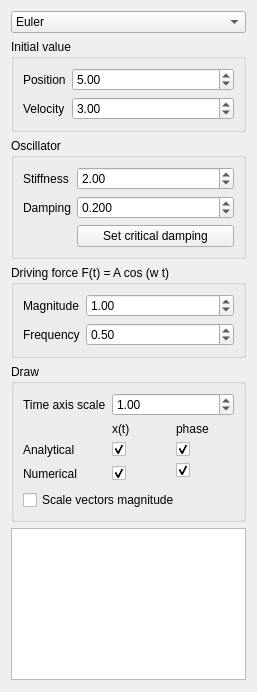
<?xml version="1.0" encoding="UTF-8"?>
<ui version="4.0">
 <class>WidgetTestIntegrators</class>
 <widget class="QWidget" name="WidgetTestIntegrators">
  <property name="geometry">
   <rect>
    <x>0</x>
    <y>0</y>
    <width>257</width>
    <height>692</height>
   </rect>
  </property>
  <property name="maximumSize">
   <size>
    <width>260</width>
    <height>16777215</height>
   </size>
  </property>
  <property name="windowTitle">
   <string>Form</string>
  </property>
  <layout class="QVBoxLayout" name="verticalLayout">
   <item>
    <widget class="QComboBox" name="integrator">
     <item>
      <property name="text">
       <string>Euler</string>
      </property>
     </item>
     <item>
      <property name="text">
       <string>Symplectic Euler</string>
      </property>
     </item>
     <item>
      <property name="text">
       <string>Midpoint</string>
      </property>
     </item>
     <item>
      <property name="text">
       <string>RK2 (Heun)</string>
      </property>
     </item>
     <item>
      <property name="text">
       <string>RK4</string>
      </property>
     </item>
     <item>
      <property name="text">
       <string>Verlet</string>
      </property>
     </item>
    </widget>
   </item>
   <item>
    <widget class="QGroupBox" name="groupBox_2">
     <property name="title">
      <string>Initial value</string>
     </property>
     <layout class="QFormLayout" name="formLayout_2">
      <item row="0" column="0">
       <widget class="QLabel" name="label_6">
        <property name="text">
         <string>Position</string>
        </property>
       </widget>
      </item>
      <item row="0" column="1">
       <widget class="QDoubleSpinBox" name="initialPos">
        <property name="minimum">
         <double>-10.000000000000000</double>
        </property>
        <property name="maximum">
         <double>10.000000000000000</double>
        </property>
        <property name="value">
         <double>5.000000000000000</double>
        </property>
       </widget>
      </item>
      <item row="1" column="0">
       <widget class="QLabel" name="label_5">
        <property name="text">
         <string>Velocity</string>
        </property>
       </widget>
      </item>
      <item row="1" column="1">
       <widget class="QDoubleSpinBox" name="initialVel">
        <property name="minimum">
         <double>-10.000000000000000</double>
        </property>
        <property name="maximum">
         <double>10.000000000000000</double>
        </property>
        <property name="value">
         <double>3.000000000000000</double>
        </property>
       </widget>
      </item>
     </layout>
    </widget>
   </item>
   <item>
    <widget class="QGroupBox" name="groupBox">
     <property name="title">
      <string>Oscillator</string>
     </property>
     <layout class="QFormLayout" name="formLayout">
      <item row="0" column="0">
       <widget class="QLabel" name="label">
        <property name="text">
         <string>Stiffness</string>
        </property>
       </widget>
      </item>
      <item row="0" column="1">
       <widget class="QDoubleSpinBox" name="stiffness">
        <property name="maximum">
         <double>1000.000000000000000</double>
        </property>
        <property name="value">
         <double>2.000000000000000</double>
        </property>
       </widget>
      </item>
      <item row="1" column="0">
       <widget class="QLabel" name="label_2">
        <property name="text">
         <string>Damping</string>
        </property>
       </widget>
      </item>
      <item row="1" column="1">
       <widget class="QDoubleSpinBox" name="damping">
        <property name="decimals">
         <number>3</number>
        </property>
        <property name="maximum">
         <double>1000.000000000000000</double>
        </property>
        <property name="singleStep">
         <double>0.100000000000000</double>
        </property>
        <property name="value">
         <double>0.200000000000000</double>
        </property>
       </widget>
      </item>
      <item row="2" column="1">
       <widget class="QPushButton" name="btnCriticalDamp">
        <property name="text">
         <string>Set critical damping</string>
        </property>
       </widget>
      </item>
     </layout>
    </widget>
   </item>
   <item>
    <widget class="QGroupBox" name="groupBox_3">
     <property name="title">
      <string>Driving force F(t) = A cos (w t)</string>
     </property>
     <layout class="QFormLayout" name="formLayout_3">
      <item row="0" column="0">
       <widget class="QLabel" name="label_3">
        <property name="text">
         <string>Magnitude</string>
        </property>
       </widget>
      </item>
      <item row="0" column="1">
       <widget class="QDoubleSpinBox" name="forceMagnitude">
        <property name="maximum">
         <double>1000.000000000000000</double>
        </property>
        <property name="value">
         <double>1.000000000000000</double>
        </property>
       </widget>
      </item>
      <item row="1" column="0">
       <widget class="QLabel" name="label_4">
        <property name="text">
         <string>Frequency</string>
        </property>
       </widget>
      </item>
      <item row="1" column="1">
       <widget class="QDoubleSpinBox" name="forceFrequency">
        <property name="maximum">
         <double>1000.000000000000000</double>
        </property>
        <property name="value">
         <double>0.500000000000000</double>
        </property>
       </widget>
      </item>
     </layout>
    </widget>
   </item>
   <item>
    <widget class="QGroupBox" name="groupBox_4">
     <property name="title">
      <string>Draw</string>
     </property>
     <layout class="QGridLayout" name="gridLayout_2">
      <item row="2" column="2">
       <widget class="QCheckBox" name="drawPhaseAnalytic">
        <property name="text">
         <string/>
        </property>
        <property name="checked">
         <bool>true</bool>
        </property>
       </widget>
      </item>
      <item row="3" column="2">
       <widget class="QCheckBox" name="drawPhaseNumerical">
        <property name="text">
         <string/>
        </property>
        <property name="checked">
         <bool>true</bool>
        </property>
       </widget>
      </item>
      <item row="3" column="1" rowspan="2">
       <widget class="QCheckBox" name="drawOscillationNumerical">
        <property name="text">
         <string/>
        </property>
        <property name="checked">
         <bool>true</bool>
        </property>
       </widget>
      </item>
      <item row="2" column="0">
       <widget class="QLabel" name="label_11">
        <property name="text">
         <string>Analytical</string>
        </property>
       </widget>
      </item>
      <item row="1" column="1">
       <widget class="QLabel" name="label_8">
        <property name="text">
         <string>x(t)</string>
        </property>
       </widget>
      </item>
      <item row="3" column="0" rowspan="2">
       <widget class="QLabel" name="label_10">
        <property name="text">
         <string>Numerical</string>
        </property>
       </widget>
      </item>
      <item row="2" column="1">
       <widget class="QCheckBox" name="drawOscillationAnalytic">
        <property name="text">
         <string/>
        </property>
        <property name="checked">
         <bool>true</bool>
        </property>
       </widget>
      </item>
      <item row="1" column="2">
       <widget class="QLabel" name="label_9">
        <property name="text">
         <string>phase</string>
        </property>
       </widget>
      </item>
      <item row="0" column="0">
       <widget class="QLabel" name="label_7">
        <property name="text">
         <string>Time axis scale</string>
        </property>
       </widget>
      </item>
      <item row="0" column="1" colspan="2">
       <widget class="QDoubleSpinBox" name="timeScale">
        <property name="decimals">
         <number>2</number>
        </property>
        <property name="maximum">
         <double>100.000000000000000</double>
        </property>
        <property name="singleStep">
         <double>0.100000000000000</double>
        </property>
        <property name="value">
         <double>1.000000000000000</double>
        </property>
       </widget>
      </item>
      <item row="5" column="0" colspan="3">
       <widget class="QCheckBox" name="drawScaleVectors">
        <property name="text">
         <string>Scale vectors magnitude</string>
        </property>
       </widget>
      </item>
     </layout>
    </widget>
   </item>
   <item>
    <widget class="QTextEdit" name="textSimVals">
     <property name="sizePolicy">
      <sizepolicy hsizetype="Expanding" vsizetype="Preferred">
       <horstretch>0</horstretch>
       <verstretch>0</verstretch>
      </sizepolicy>
     </property>
     <property name="font">
      <font>
       <pointsize>8</pointsize>
      </font>
     </property>
     <property name="readOnly">
      <bool>true</bool>
     </property>
    </widget>
   </item>
   <item>
    <spacer name="verticalSpacer">
     <property name="orientation">
      <enum>Qt::Orientation::Vertical</enum>
     </property>
     <property name="sizeHint" stdset="0">
      <size>
       <width>20</width>
       <height>40</height>
      </size>
     </property>
    </spacer>
   </item>
  </layout>
 </widget>
 <resources/>
 <connections/>
</ui>
